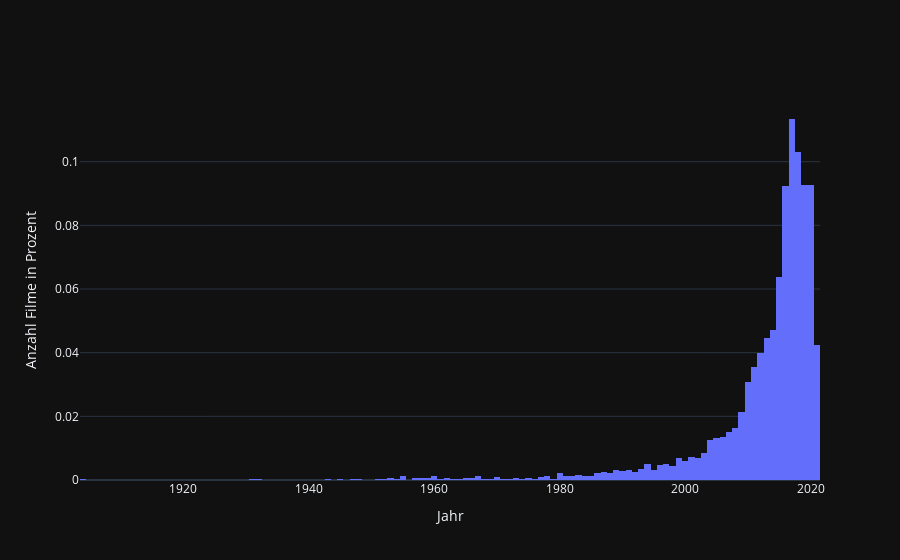

The notebook cell this image was saved under:
### Code cell
data = [
    go.Histogram( x = X_train['Year'],
                  histnorm = 'probability') #berechnet Anteil
    ]

fig = go.Figure(data)
fig.update_xaxes(title_text='Jahr')
fig.update_yaxes(title_text='Anzahl Filme in Prozent')
fig.show()

### Figure 1 — Plotly figure (JSON) as saved in the notebook; plotly's stock layout.template omitted (floating-point values rounded to 4 significant figures; data arrays with more than 128 entries replaced by an {"elided": "..."} marker saying what was removed)
{"data": [{"histnorm": "probability", "x": {"elided": "4294 int values"}, "type": "histogram"}], "layout": {"xaxis": {"title": {"text": "Jahr"}}, "yaxis": {"title": {"text": "Anzahl Filme in Prozent"}}}}
